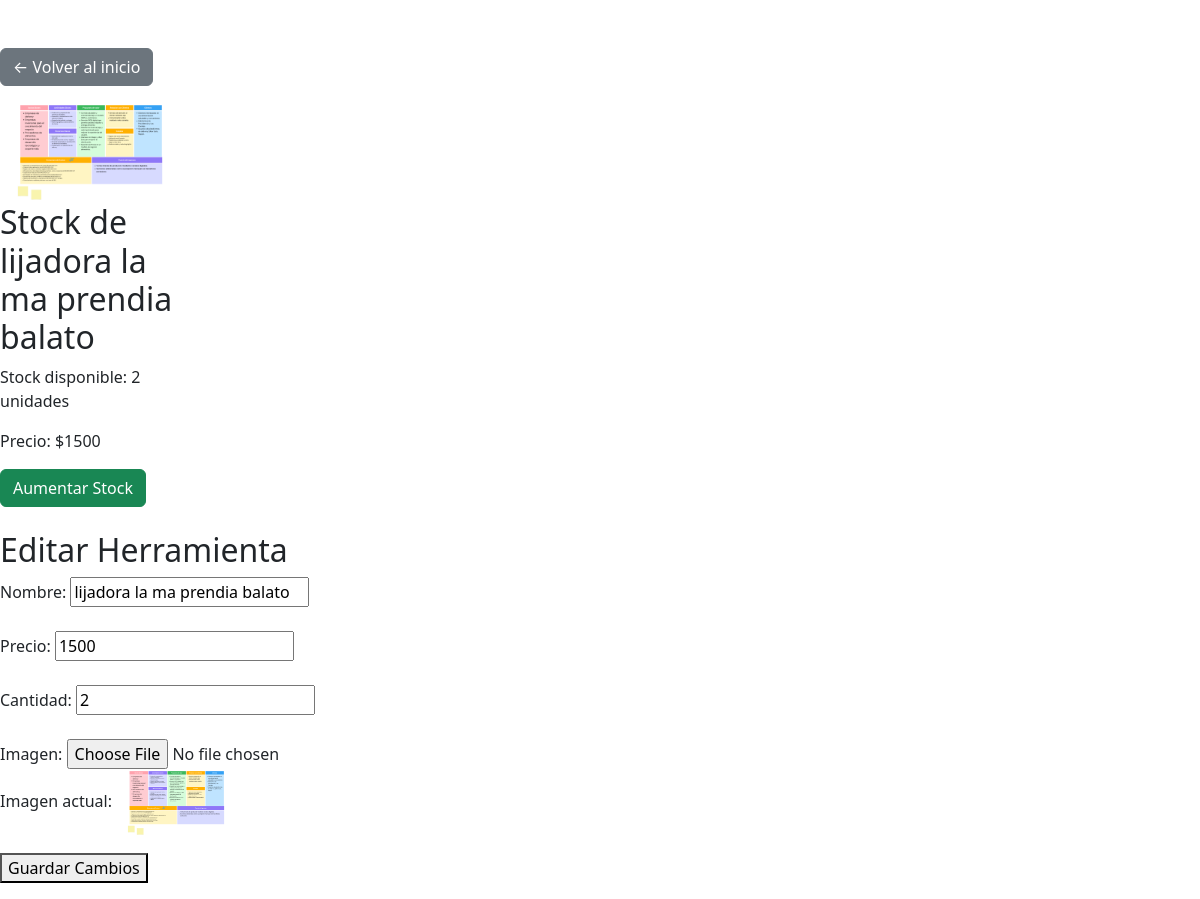
Before: /inventario/stock/2/ with the older database file.
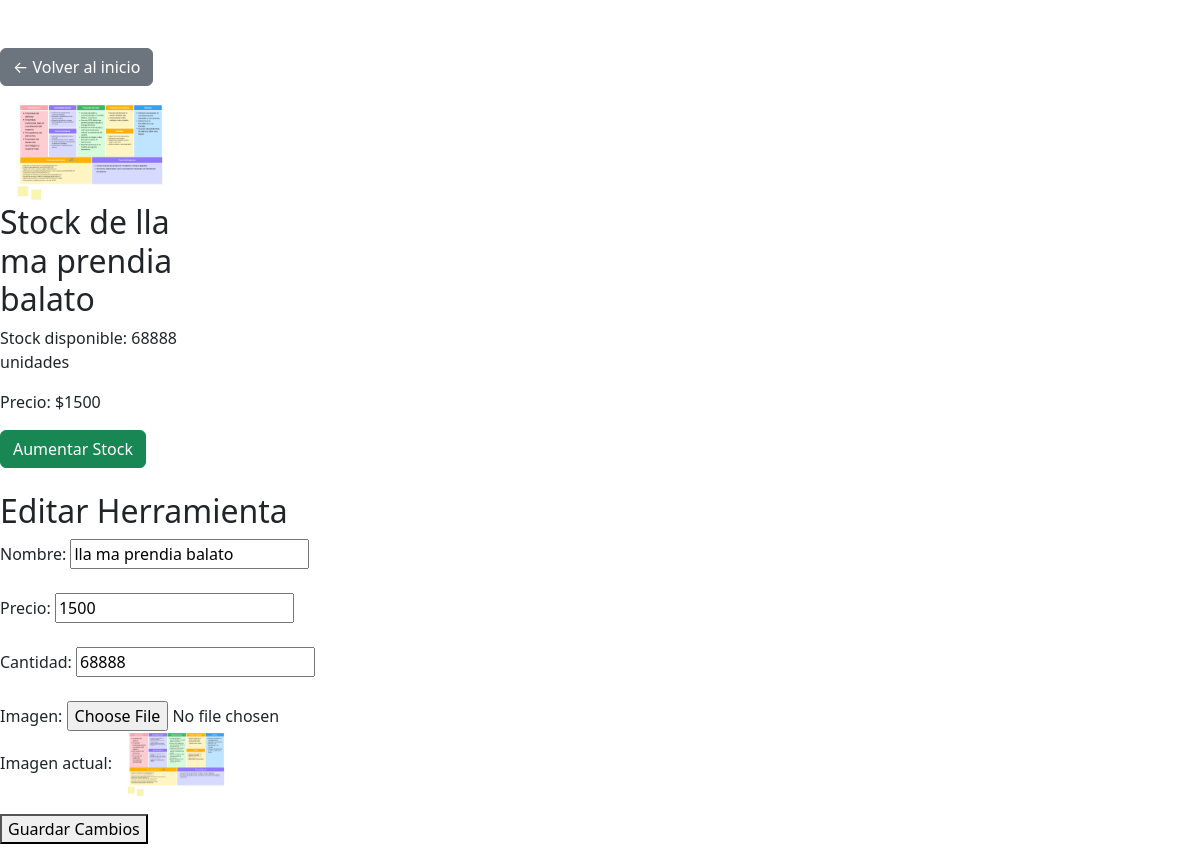
After: the same page with the newer database file.
### herramientas/models.py (models this page shows, shortened)
class Herramienta(models.Model):
    id = models.AutoField(primary_key=True)
    nombre = models.CharField(max_length=50)
    id_categoria = models.ForeignKey("Categoria", on_delete=models.CASCADE, db_column="id_categoria")
    precio = models.IntegerField()
    descripcion = models.CharField(max_length = 350 )
    imagen = models.ImageField(upload_to='herramientas/', blank=True, null=True)
    cantidad = models.IntegerField()
    class Meta:
        ordering=['id']

### inventario/views.py (the view)
# urls.py: path('stock/<int:herramienta_id>/', views.consultarStock, name='mostrar_stock'),
def consultarStock(request, herramienta_id): ##Web Service de Consultar Stock
    herramienta = get_object_or_404(Herramienta, pk=herramienta_id )
    return render(request, 'bodeguero/mostrar_stock.html', {'herramienta' : herramienta})

### inventario/templates/bodeguero/mostrar_stock.html (shortened to what this page needs)
<!DOCTYPE html>
<html lang="en">
<head>
     <link href="https://cdn.jsdelivr.net/npm/bootstrap@5.3.3/dist/css/bootstrap.min.css" rel="stylesheet">
    <link rel="stylesheet" href="https://cdnjs.cloudflare.com/ajax/libs/font-awesome/6.2.1/css/all.min.css">
</head>
<body>
    <div class="container1 mt-5">
        <div class="row" style="display: flex; justify-content: flex-start;">
            <div class="col-6 col-sm-4 col-md-3 col-lg-2 mb-4">
            <a href="{% url 'bodeguero' %}" class="btn btn-secondary mb-3">← Volver al inicio</a>
            <img src="{{ herramienta.imagen.url }}" alt="Imagen de Herramienta" class="card-img-top">
            <h2>Stock de {{ herramienta.nombre }}</h2>
            <p>Stock disponible: {{ herramienta.cantidad }} unidades</p>
            <p>Precio: ${{ herramienta.precio }}</p>
            <form action="{% url 'aumentar_stock' herramienta.id %}" method="POST">
            <button type="submit" class="btn btn-success">Aumentar Stock</button>
            </form>
            </div>
        </div>
        <div class="row" style="display: flex; justify-content: flex-end;">
            <h2>Editar Herramienta</h2>
            <form action="{% url 'editar_herramienta' herramienta.id %}" method="POST" enctype="multipart/form-data">
                <label for="nombre">Nombre:</label>
                <input type="text" name="nombre" value="{{ herramienta.nombre }}" required><br><br>
                <label for="precio">Precio:</label>
                <input type="number" name="precio" value="{{ herramienta.precio }}" step="0.01" required><br><br>
                <label for="cantidad">Cantidad:</label>
                <input type="number" name="cantidad" value="{{ herramienta.cantidad }}" required><br><br>
                <label for="imagen">Imagen:</label>
                <input type="file" name="imagen"><br>
                {% if herramienta.imagen %}
                    <p>Imagen actual: <img src="{{ herramienta.imagen.url }}" width="120"></p>
                {% endif %}
                <button type="submit">Guardar Cambios</button>
            </form>
        </div>
    </div>
</body>
</html>

Changed rows visible on the page:
changed Herramienta: nombre "lijadora la ma prendia balato" → "lla ma prendia balato"; cantidad "2" → "68888"
